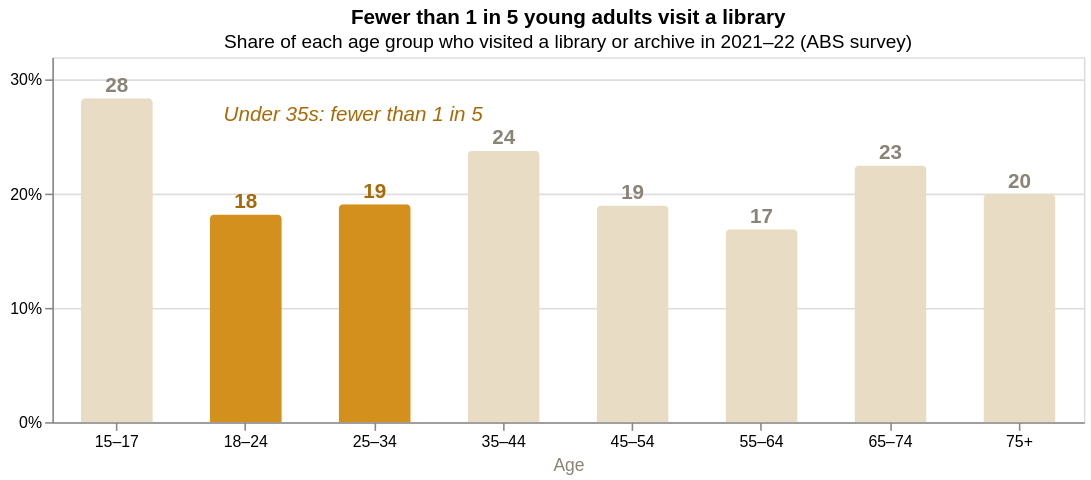

Vega-Lite specification stored for this chart:
### Vega-Lite specification from a JSON file in a GitHub repository (floating-point values rounded to 4 significant figures)
{"$schema": "https://vega.github.io/schema/vega-lite/v5.json", "description": "CHART: 'Fewer than 1 in 5 young adults visit a library' (Section 2, top card). Bar chart of the share of each age group who visited a library in 2021-22 (ABS). The data is typed into this file under \"values\". The transform makes a true/false column 'young' for the 18-24 and 25-34 bars so they can be coloured amber.", "title": {"text": "Fewer than 1 in 5 young adults visit a library", "subtitle": ["Share of each age group who visited a library or archive in 2021–22 (ABS survey)"]}, "width": 650, "height": 230, "data": {"values": [{"age": "15–17", "pct": 28.4}, {"age": "18–24", "pct": 18.2}, {"age": "25–34", "pct": 19.1}, {"age": "35–44", "pct": 23.8}, {"age": "45–54", "pct": 19.0}, {"age": "55–64", "pct": 16.9}, {"age": "65–74", "pct": 22.5}, {"age": "75+", "pct": 20.0}]}, "transform": [{"calculate": "datum.age=='18–24' || datum.age=='25–34'", "as": "young"}], "encoding": {"x": {"field": "age", "type": "ordinal", "title": "Age", "sort": null, "axis": {"labelAngle": 0, "titleFontWeight": 400, "titleColor": "#8a8378"}}, "y": {"field": "pct", "type": "quantitative", "title": null, "scale": {"domain": [0, 32]}, "axis": {"labelExpr": "datum.label+'%'", "tickCount": 4}}}, "layer": [{"description": "LAYER 1 - THE BARS. x = age group, y = % who visited (bar length). colour: amber when young = true, beige otherwise.", "mark": {"type": "bar", "width": {"band": 0.62}, "cornerRadiusTopLeft": 3, "cornerRadiusTopRight": 3}, "encoding": {"color": {"field": "young", "type": "nominal", "scale": {"domain": [true, false], "range": ["#d4901c", "#e9dcc4"]}, "legend": null}, "tooltip": [{"field": "age", "title": "Age"}, {"field": "pct", "title": "Visited a library (%)"}]}}, {"description": "LAYER 2 - NUMBER ON TOP OF EACH BAR (e.g. '18'). dy:-8 lifts the label above the bar.", "mark": {"type": "text", "dy": -8, "fontSize": 13, "fontWeight": "bold"}, "encoding": {"text": {"field": "pct", "format": ".0f"}, "color": {"condition": {"test": "datum.young", "value": "#a86a08"}, "value": "#8a8378"}}}, {"description": "LAYER 3 - ANNOTATION 'Under 35s: fewer than 1 in 5' placed above the 18-24 bar.", "data": {"values": [{"age": "18–24", "pct": 27, "t": "Under 35s: fewer than 1 in 5"}]}, "mark": {"type": "text", "align": "left", "dx": -14, "fontSize": 13, "fontStyle": "italic", "color": "#a86a08"}, "encoding": {"x": {"field": "age", "type": "ordinal"}, "y": {"field": "pct", "type": "quantitative"}, "text": {"field": "t"}}}]}
